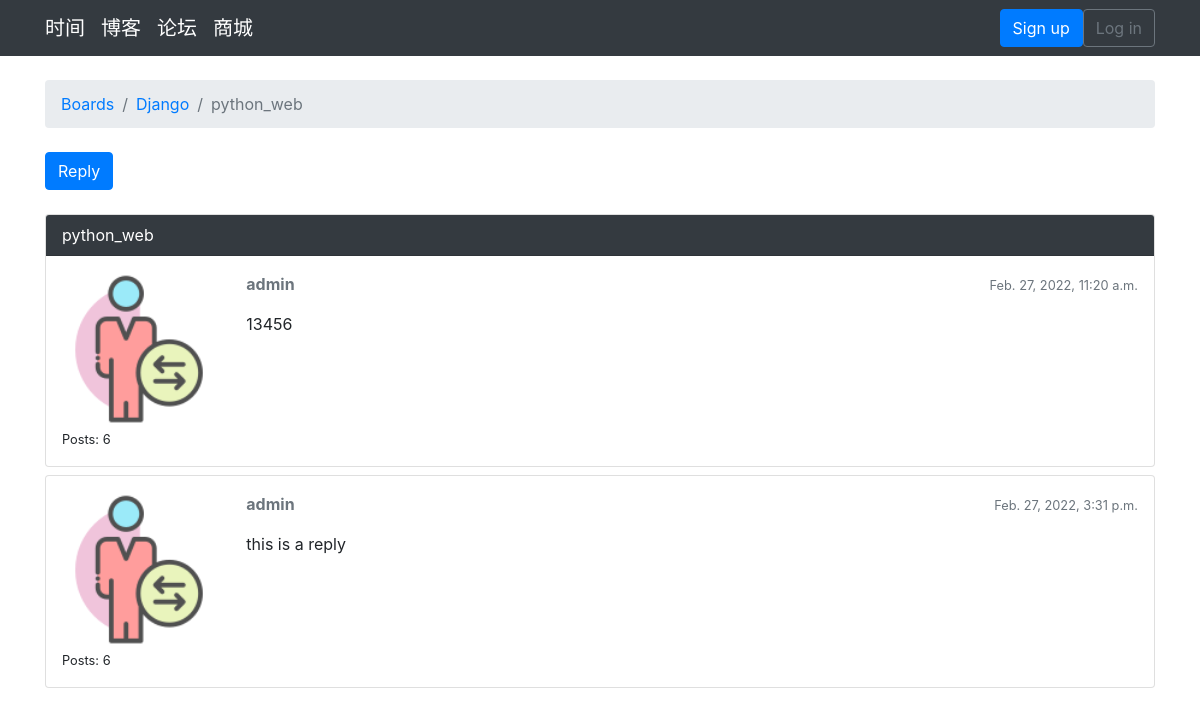
The page /boards/1/topics/2/ on the database its author committed.
### boards/models.py (models this page shows, shortened)
class Topic(models.Model):
    subject = models.CharField(max_length=255)
    last_updated = models.DateTimeField(auto_now_add=True)
    board = models.ForeignKey(Board, on_delete=models.CASCADE,related_name='topics')
    starter = models.ForeignKey(User, on_delete=models.CASCADE,related_name='topics')
    views = models.PositiveIntegerField(default=0)

class Board(models.Model):
    name = models.CharField(max_length=30, unique=True)
    description = models.CharField(max_length=100)

class Post(models.Model):
    message = models.TextField(max_length=4000)
    topic = models.ForeignKey(Topic,on_delete=models.CASCADE, related_name='posts')
    created_at = models.DateTimeField(auto_now_add=True)
    updated_at = models.DateTimeField(null=True)
    created_by = models.ForeignKey(User, on_delete=models.CASCADE,related_name='posts')
    updated_by = models.ForeignKey(User, on_delete=models.CASCADE,null=True, related_name='+')

### boards/views.py (the view)
# urls.py: re_path(r'^(?P<pk>\d+)/topics/(?P<topic_pk>\d+)/$', views.topic_posts, name='topic_posts'),
def topic_posts(request, pk, topic_pk):
    topic = get_object_or_404(Topic, board__pk=pk, pk=topic_pk)
    return render(request, 'topic_posts.html', {'topic': topic})

### templates/topic_posts.html (shortened to what this page needs)
{% extends 'base.html' %}
{% load static %}
{% block breadcrumb %}
  <li class="breadcrumb-item"><a href="{% url 'home' %}">Boards</a></li>
  <li class="breadcrumb-item"><a href="{% url 'board_topics' topic.board.pk %}">{{ topic.board.name }}</a></li>
  <li class="breadcrumb-item active">{{ topic.subject }}</li>
{% endblock %}
{% block content %}
  <div class="mb-4">
    <a href="{% url 'reply_topic' topic.board.pk topic.pk %}" class="btn btn-primary" role="button">Reply</a>
  </div>
  {% for post in topic.posts.all %}
    <div class="card mb-2"{% if forloop.first %}border-dark{% endif %}">
      {% if forloop.first %}
      <div class="card-header text-white bg-dark py-2 px-3">{{ topic.subject }}</div>
      {% endif %}
      <div class="card-body p-3">
        <div class="row">
          <div class="col-2">
            <img src="{% static 'img/user.png' %}" alt="{{ post.created_by.username }}" class="w-100">
            <small>Posts: {{ post.created_by.posts.count }}</small>
          </div>
          <div class="col-10">
            <div class="row mb-3">
              <div class="col-6">
                <strong class="text-muted">{{ post.created_by.username }}</strong>
              </div>
              <div class="col-6 text-right">
                <small class="text-muted">{{ post.created_at }}</small>
              </div>
            </div>
            {{ post.message }}
          </div>
        </div>
      </div>
    </div>
  {% endfor %}
{% endblock %}

### rows shown on the page
Topic: board.name "Django", subject "python_web"
Post: created_by.posts.count "6", created_by.username "admin", created_at "Feb. 27, 2022, 11:20 a.m.", message "13456"
Post: created_by.posts.count "6", created_by.username "admin", created_at "Feb. 27, 2022, 3:31 p.m.", message "this is a reply"
